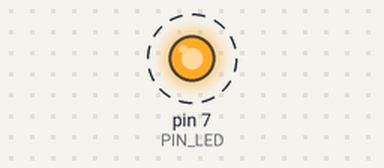
Bench run of a sketch on a simulated Arduino Uno, built with avr-gcc and run on an emulated ATmega328P. On the bench: output pins drawn as LEDs (lit = HIGH). Dashed ring = blinking.

Above: at 0.5 s.
Timing chart, 0 to 3.0 s (numbered marks = the images above):
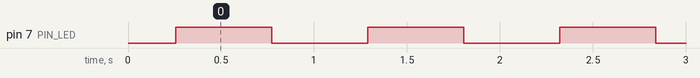

The sketch:

M5NanoC6_LED_PWM.ino
```cpp
// The built-in blue LED and pulse-width modulation (PWM).
// - https://docs.m5stack.com/en/core/M5NanoC6

//-------------------------------------------------------------------
const int PIN_LED = 7;

//-------------------------------------------------------------------
void setup()
{
  // blaue led ausschalten
  analogWrite(PIN_LED, 0);
}

//-------------------------------------------------------------------
void loop()
{
  // blaue led einblenden (0..100%)
  for (int tg = 0; tg <= 255; tg++) {
    analogWrite(PIN_LED, tg);
    delay(2);
  }

  // blaue led ausblenden (100..0%)
  for (int tg = 255; tg >= 0; tg--) {
    analogWrite(PIN_LED, tg);
    delay(2);
  }
}
```

Measured:
- by itself, pin 7 (PIN_LED): alternates HIGH for 0.52 s and LOW for 0.52 s
